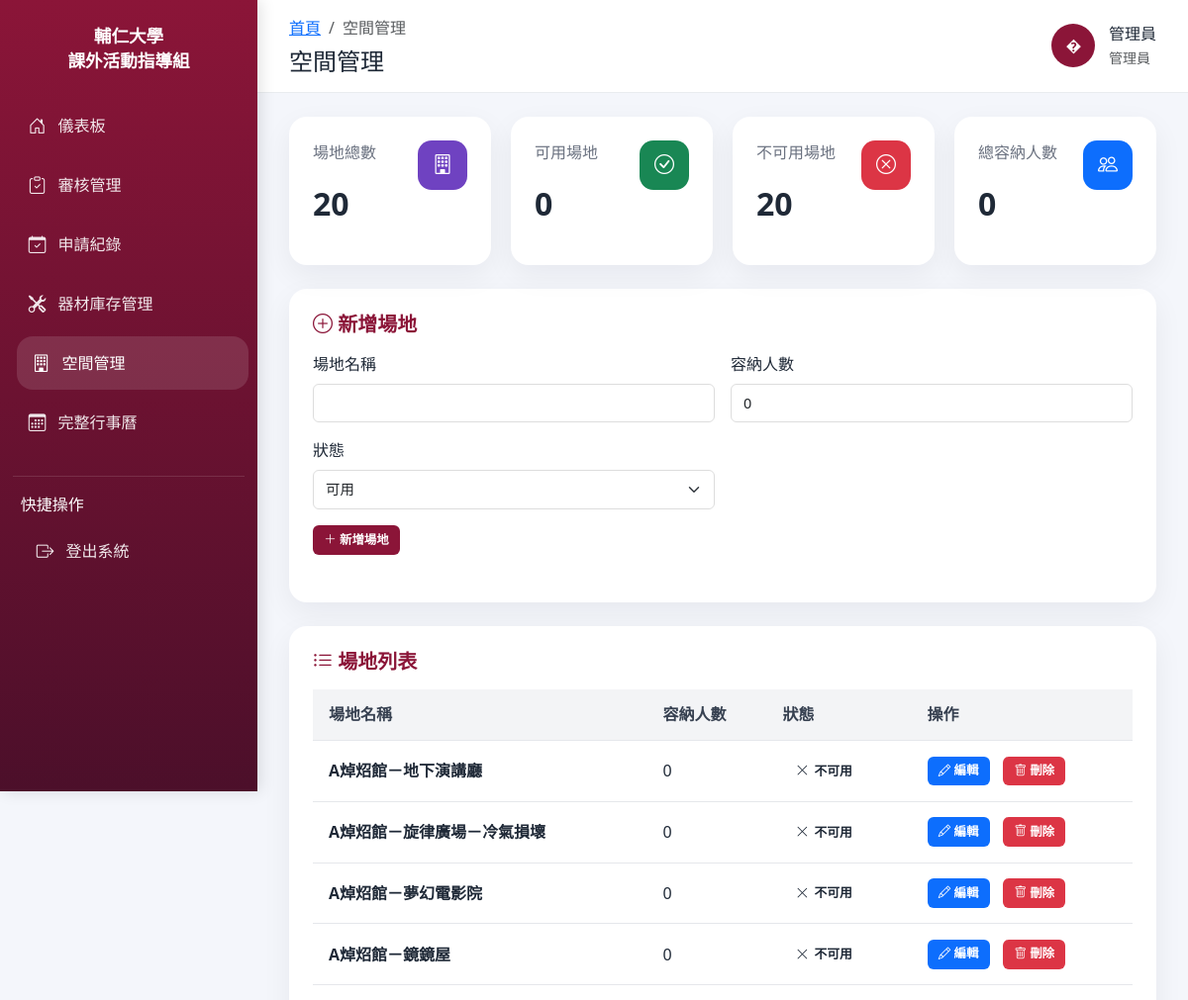
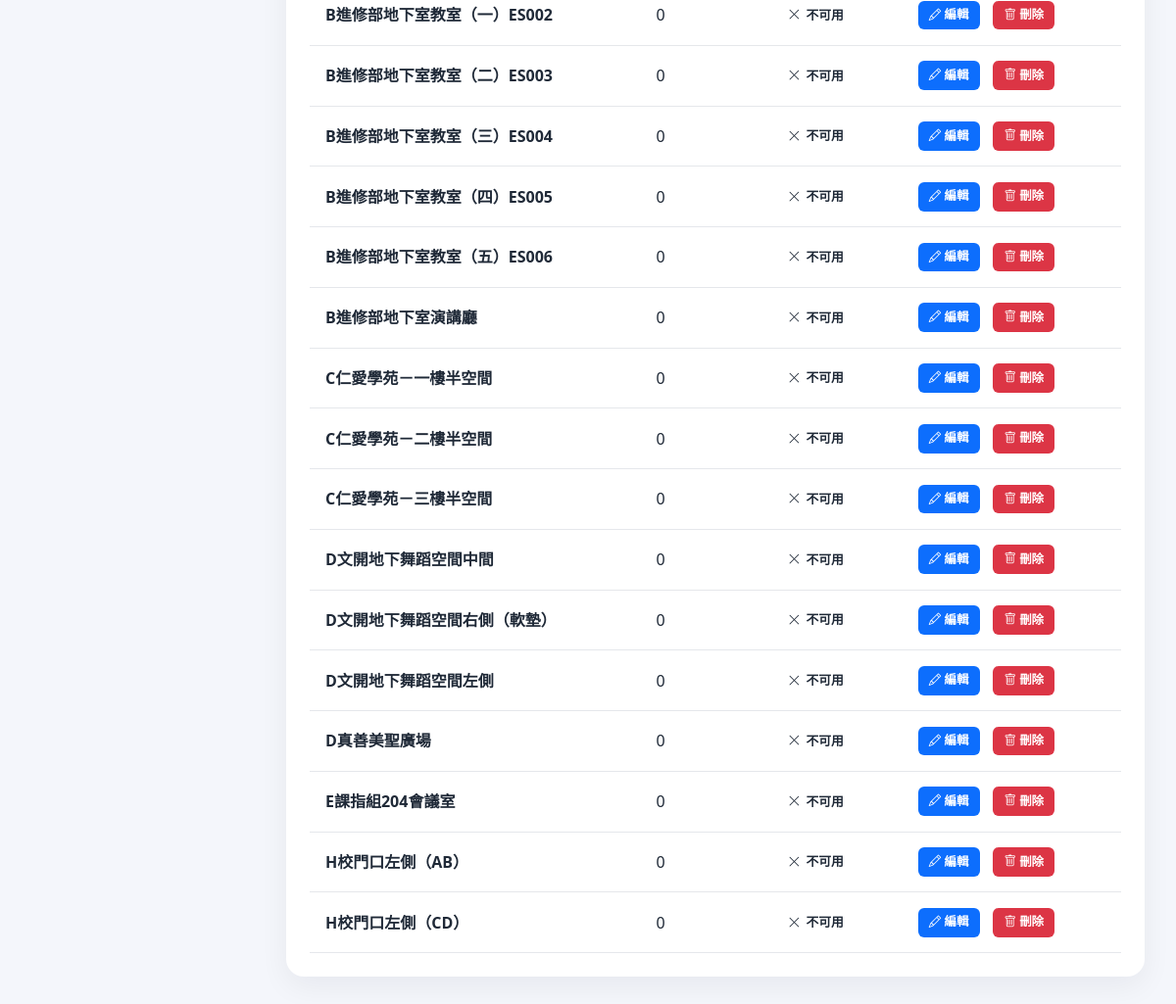
The app's page /admin/space_mgmt.php (signed in) with its own data (2 pictures, top to bottom).
### tables this page shows
CREATE TABLE `spaces` (
  `space_id` int(11) NOT NULL,
  `space_name` varchar(100) NOT NULL,
  `capacity` int(11) DEFAULT NULL,
  `space_status` enum('available','maintenance') DEFAULT 'available',
  `created_at` timestamp NULL DEFAULT CURRENT_TIMESTAMP,
  `status` int(11) NOT NULL
);

### admin/space_mgmt.php (the view, shortened to what this page needs)
<?php
require_once(__DIR__ . "/../DB/db_config.php");
$user_name = $_SESSION['user_name'] ?? '管理員';
$sql_spaces = "SELECT * FROM spaces ORDER BY space_id ASC";
$result_spaces = $conn->query($sql_spaces);
$spaces_list = $result_spaces->fetch_all(MYSQLI_ASSOC);
$total_spaces = count($spaces_list);
$available_spaces = 0;
$unavailable_spaces = 0;
$total_capacity = 0;
foreach ($spaces_list as $space) {
    $total_capacity += intval($space['capacity']);
    if ($space['status'] === 'available') {
        $available_spaces++;
    } else {
        $unavailable_spaces++;
    }
}
$edit_space = null;
$edit_error = '';
?>
<!DOCTYPE html>
<html lang="zh-TW">
<head>
    <link href="https://cdn.jsdelivr.net/npm/bootstrap@5.3.0/dist/css/bootstrap.min.css" rel="stylesheet">
    <link href="https://cdn.jsdelivr.net/npm/bootstrap-icons@1.10.5/font/bootstrap-icons.css" rel="stylesheet">
</head>
<body>
    <aside class="sidebar">
        <div class="brand">
            <h4>輔仁大學<br>課外活動指導組</h4>
        </div>
        <nav class="nav flex-column">
            <a class="nav-link" href="dashboard.php"><i class="bi bi-house-door"></i> 儀表板</a>
            <a class="nav-link" href="review.php"><i class="bi bi-clipboard-check"></i> 審核管理</a>
            <a class="nav-link" href="event_mgmt.php"><i class="bi bi-calendar-check"></i> 申請紀錄</a>
            <a class="nav-link" href="equipment_mgmt.php"><i class="bi bi-tools"></i> 器材庫存管理</a>
            <a class="nav-link active" href="space_mgmt.php"><i class="bi bi-building"></i> 空間管理</a>
            <a class="nav-link" href="calendar.php"><i class="bi bi-calendar3"></i> 完整行事曆</a>
        </nav>
        <div class="sidebar-section">
            <p class="mb-2">快捷操作</p>
            <a class="nav-link" href="../logout.php"><i class="bi bi-box-arrow-right"></i> 登出系統</a>
        </div>
    </aside>
    <main class="main-content">
        <header class="top-navbar">
            <div>
                <ol class="breadcrumb mb-0">
                    <li class="breadcrumb-item"><a href="dashboard.php">首頁</a></li>
                    <li class="breadcrumb-item active" aria-current="page">空間管理</li>
                </ol>
                <h4 class="mt-2 mb-0">空間管理</h4>
            </div>
            <div class="user-card" style="cursor: pointer;" onclick="location.href='profile.php'" title="點擊查看個人檔案">
                <div class="user-avatar"><?= htmlspecialchars(substr($user_name, 0, 1)) ?></div>
                <div>
                    <div><?= htmlspecialchars($user_name) ?></div>
                    <small class="text-muted">管理員</small>
                </div>
            </div>
        </header>
        <section class="dashboard-grid">
            <div class="summary-row">
                <div class="card-panel total">
                    <div class="d-flex justify-content-between align-items-start">
                        <div>
                            <div class="label">場地總數</div>
                            <div class="value"><?php echo $total_spaces; ?></div>
                        </div>
                        <div class="icon-box"><i class="bi bi-building"></i></div>
                    </div>
                </div>
                <div class="card-panel available">
                    <div class="d-flex justify-content-between align-items-start">
                        <div>
                            <div class="label">可用場地</div>
                            <div class="value"><?php echo $available_spaces; ?></div>
                        </div>
                        <div class="icon-box"><i class="bi bi-check-circle"></i></div>
                    </div>
                </div>
                <div class="card-panel unavailable">
                    <div class="d-flex justify-content-between align-items-start">
                        <div>
                            <div class="label">不可用場地</div>
                            <div class="value"><?php echo $unavailable_spaces; ?></div>
                        </div>
                        <div class="icon-box"><i class="bi bi-x-circle"></i></div>
                    </div>
                </div>
                <div class="card-panel capacity">
                    <div class="d-flex justify-content-between align-items-start">
                        <div>
                            <div class="label">總容納人數</div>
                            <div class="value"><?php echo $total_capacity; ?></div>
                        </div>
                        <div class="icon-box"><i class="bi bi-people"></i></div>
                    </div>
                </div>
            </div>
            <?php if (!empty($edit_space)): ?>
            <div class="panel-row">
                <h5><i class="bi bi-pencil-square"></i> 編輯場地</h5>
                <?php if ($edit_error): ?>
                    <div class="alert alert-danger"><?php echo htmlspecialchars($edit_error); ?></div>
                <?php endif; ?>
                <form method="POST" class="mb-4">
                    <input type="hidden" name="action" value="save">
                    <input type="hidden" name="space_id" value="<?php echo intval($edit_space['space_id']); ?>">
                    <div class="row g-3">
                        <div class="col-md-6">
                            <label class="form-label">場地名稱</label>
                            <input type="text" name="space_name" class="form-control" value="<?php echo htmlspecialchars($edit_space['space_name']); ?>" required>
                        </div>
                        <div class="col-md-6">
                            <label class="form-label">容納人數</label>
                            <input type="number" name="capacity" class="form-control" value="<?php echo intval($edit_space['capacity']); ?>" min="0" required>
                        </div>
                        <div class="col-md-6">
                            <label class="form-label">狀態</label>
                            <select name="status" class="form-select" required>
                                <option value="available" <?php echo $edit_space['status'] === 'available' ? 'selected' : ''; ?>>可用</option>
                                <option value="unavailable" <?php echo $edit_space['status'] === 'unavailable' ? 'selected' : ''; ?>>不可用</option>
                            </select>
                        </div>
                    </div>
                    <div class="mt-3 d-flex gap-2">
                        <button type="submit" class="btn btn-primary btn-sm"><i class="bi bi-save"></i> 儲存變更</button>
                        <a href="space_mgmt.php" class="btn btn-outline-primary btn-sm"><i class="bi bi-x-circle"></i> 取消</a>
                    </div>
                </form>
            </div>
            <?php else: ?>
            <div class="panel-row">
                <h5><i class="bi bi-plus-circle"></i> 新增場地</h5>
                <form method="POST" class="mb-4">
                    <div class="row g-3">
                        <div class="col-md-6">
                            <label class="form-label">場地名稱</label>
                            <input type="text" name="space_name" class="form-control" required>
                        </div>
                        <div class="col-md-6">
                            <label class="form-label">容納人數</label>
                            <input type="number" name="capacity" class="form-control" value="0" min="0" required>
                        </div>
                        <div class="col-md-6">
                            <label class="form-label">狀態</label>
                            <select name="status" class="form-select" required>
                                <option value="available">可用</option>
                            </select>
                        </div>
                    </div>
                    <div class="mt-3 d-flex gap-2">
                        <button type="submit" class="btn btn-primary btn-sm"><i class="bi bi-plus-lg"></i> 新增場地</button>
                    </div>
                </form>
            </div>
            <?php endif; ?>
            <div class="panel-row">
                <h5><i class="bi bi-list-ul"></i> 場地列表</h5>
                <div style="overflow-x: auto;">
                    <table>
                        <thead>
                            <tr>
                                <th>場地名稱</th>
                                <th>容納人數</th>
                                <th>狀態</th>
                                <th>操作</th>
                            </tr>
                        </thead>
                        <tbody>
                            <?php foreach ($spaces_list as $space): ?>
                            <tr>
                                <td><strong><?php echo htmlspecialchars($space['space_name']); ?></strong></td>
                                <td><?php echo intval($space['capacity']); ?></td>
                                <td>
                                    <span class="status-badge status-<?php echo $space['status']; ?>">
                                        <i class="bi bi-<?php echo $space['status'] === 'available' ? 'check-lg' : 'x-lg'; ?>"></i>
                                        <?php echo $space['status'] === 'available' ? '可用' : '不可用'; ?>
                                    </span>
                                </td>
                                <td>
                                    <div class="action-cell">
                                        <form method="POST" style="display: inline;">
                                            <button type="submit" class="btn btn-edit btn-sm"><i class="bi bi-pencil"></i> 編輯</button>
                                        </form>
                                        <form method="POST" style="display: inline;" onsubmit="return confirm('確定要刪除此場地？');">
                                            <button type="submit" class="btn btn-delete btn-sm"><i class="bi bi-trash"></i> 刪除</button>
                                        </form>
                                    </div>
                                </td>
                            </tr>
                            <?php endforeach; ?>
                        </tbody>
                    </table>
                </div>
            </div>
        </section>
    </main>
</body>
</html>

### admin/space_mgmt.php (style rules this page uses)
:root { --primary: #8B1538; --sidebar: #4c0f2a; --sidebar-hover: #6a1d43; --bg: #f4f6fb; --card: #ffffff; }
* { box-sizing: border-box; }
body { margin: 0; min-height: 100vh; font-family: 'Segoe UI', Tahoma, Geneva, Verdana, sans-serif; background: var(--bg); color: #1f2937; }
.sidebar { position: fixed; top: 0; left: 0; width: 260px; height: 100vh; background: linear-gradient(180deg, var(--primary), var(--sidebar)); color: white; padding: 1.5rem 0.8rem; overflow-y: auto; box-shadow: 3px 0 15px rgba(0,0,0,0.12); z-index: 1200; }
.sidebar .brand { text-align: center; margin-bottom: 1.5rem; }
.sidebar .brand h4 { margin: 0; font-size: 1.1rem; line-height: 1.4; font-weight: 700; }
.sidebar .nav-link { display: flex; align-items: center; gap: 0.75rem; color: rgba(255,255,255,0.9); padding: 0.85rem 1rem; margin: 0.2rem 0; border-radius: 16px; transition: background 0.25s ease, transform 0.15s ease; }
.sidebar .nav-link:hover, .sidebar .nav-link.active { background: rgba(255,255,255,0.12); color: #ffffff; transform: translateX(4px); }
.sidebar .nav-link i { font-size: 1.1rem; }
.sidebar .sidebar-section { padding: 1rem 0.5rem; margin-top: 1.5rem; border-top: 1px solid rgba(255,255,255,0.12); }
.main-content { margin-left: 260px; min-height: 100vh; transition: margin-left 0.25s ease; }
.top-navbar { background: white; border-bottom: 1px solid #e9ecef; padding: 1rem 2rem; display: flex; justify-content: space-between; align-items: center; position: sticky; top: 0; z-index: 1100; }
.top-navbar .breadcrumb { margin: 0; background: transparent; padding: 0; }
.top-navbar .user-card { display: flex; align-items: center; gap: 0.85rem; }
.user-avatar { width: 44px; height: 44px; border-radius: 50%; background: var(--primary); color: white; display: grid; place-items: center; font-weight: 700; }
.dashboard-grid { padding: 1.5rem 2rem 2rem; }
.summary-row { display: grid; grid-template-columns: repeat(4, minmax(0, 1fr)); gap: 1.25rem; margin-bottom: 1.5rem; }
.card-panel { background: var(--card); border-radius: 18px; box-shadow: 0 10px 30px rgba(15,23,42,0.06); padding: 1.5rem; min-height: 150px; display: flex; flex-direction: column; justify-content: space-between; }
.card-panel .icon-box { width: 50px; height: 50px; border-radius: 14px; display: grid; place-items: center; color: white; font-size: 1.25rem; }
.card-panel.total .icon-box { background: #6f42c1; }
.card-panel.available .icon-box { background: #198754; }
.card-panel.unavailable .icon-box { background: #dc3545; }
.card-panel.capacity .icon-box { background: #0d6efd; }
.card-panel .value { font-size: 2rem; font-weight: 700; margin-top: 1rem; }
.card-panel .label { color: #6b7280; }
.panel-row { background: var(--card); border-radius: 18px; box-shadow: 0 10px 30px rgba(15,23,42,0.06); padding: 1.5rem; margin-bottom: 1.5rem; }
.panel-row h5 { margin-bottom: 1rem; font-weight: 700; color: var(--primary); }
table { width: 100%; border-collapse: collapse; }
th, td { padding: 0.85rem 1rem; text-align: left; border-bottom: 1px solid #e5e7eb; }
th { background: #f3f4f6; color: #374151; font-weight: 600; }
.status-badge { display: inline-flex; align-items: center; gap: 0.35rem; padding: 0.45rem 0.85rem; border-radius: 999px; font-size: 0.8rem; font-weight: 600; }
.btn { padding: 0.5rem 0.95rem; border: none; border-radius: 6px; cursor: pointer; font-size: 0.85rem; font-weight: 600; transition: all 0.25s ease; margin-right: 0.35rem; }
.btn-primary { background: var(--primary); color: white; }
.btn-sm { padding: 0.35rem 0.7rem; font-size: 0.78rem; }
.btn-edit { background: #0d6efd; color: white; }
.btn-delete { background: #dc3545; color: white; }
.action-cell { display: flex; gap: 0.5rem; align-items: center; }
.form-control, .form-select { padding: 0.5rem 0.75rem; border: 1px solid #ddd; border-radius: 6px; font-size: 0.9rem; }

### records on screen
spaces: space_name "A焯炤館－地下演講廳", capacity "0", status 0 (drawn)
spaces: space_name "A焯炤館－旋律廣場－冷氣損壞", capacity "0", status 0 (drawn)
spaces: space_name "A焯炤館－夢幻電影院", capacity "0", status 0 (drawn)
spaces: space_name "A焯炤館－鏡鏡屋", capacity "0", status 0 (drawn)
spaces: space_name "B進修部地下室教室（一）ES002", capacity "0", status 0 (drawn)
spaces: space_name "B進修部地下室教室（二）ES003", capacity "0", status 0 (drawn)
spaces: space_name "B進修部地下室教室（三）ES004", capacity "0", status 0 (drawn)
spaces: space_name "B進修部地下室教室（四）ES005", capacity "0", status 0 (drawn)
spaces: space_name "B進修部地下室教室（五）ES006", capacity "0", status 0 (drawn)
spaces: space_name "B進修部地下室演講廳", capacity "0", status 0 (drawn)
spaces: space_name "C仁愛學苑－一樓半空間", capacity "0", status 0 (drawn)
spaces: space_name "C仁愛學苑－二樓半空間", capacity "0", status 0 (drawn)
spaces: space_name "C仁愛學苑－三樓半空間", capacity "0", status 0 (drawn)
spaces: space_name "D文開地下舞蹈空間中間", capacity "0", status 0 (drawn)
spaces: space_name "D文開地下舞蹈空間右側（軟墊）", capacity "0", status 0 (drawn)
spaces: space_name "D文開地下舞蹈空間左側", capacity "0", status 0 (drawn)
spaces: space_name "D真善美聖廣場", capacity "0", status 0 (drawn)
spaces: space_name "E課指組204會議室", capacity "0", status 0 (drawn)
spaces: space_name "H校門口左側（AB）", capacity "0", status 0 (drawn)
spaces: space_name "H校門口左側（CD）", capacity "0", status 0 (drawn)

### other values on screen
substr($user_name, 0, 1) "�"
$user_name "管理員"
$total_spaces "20"
$available_spaces "0"
$unavailable_spaces "20"
$total_capacity "0"
